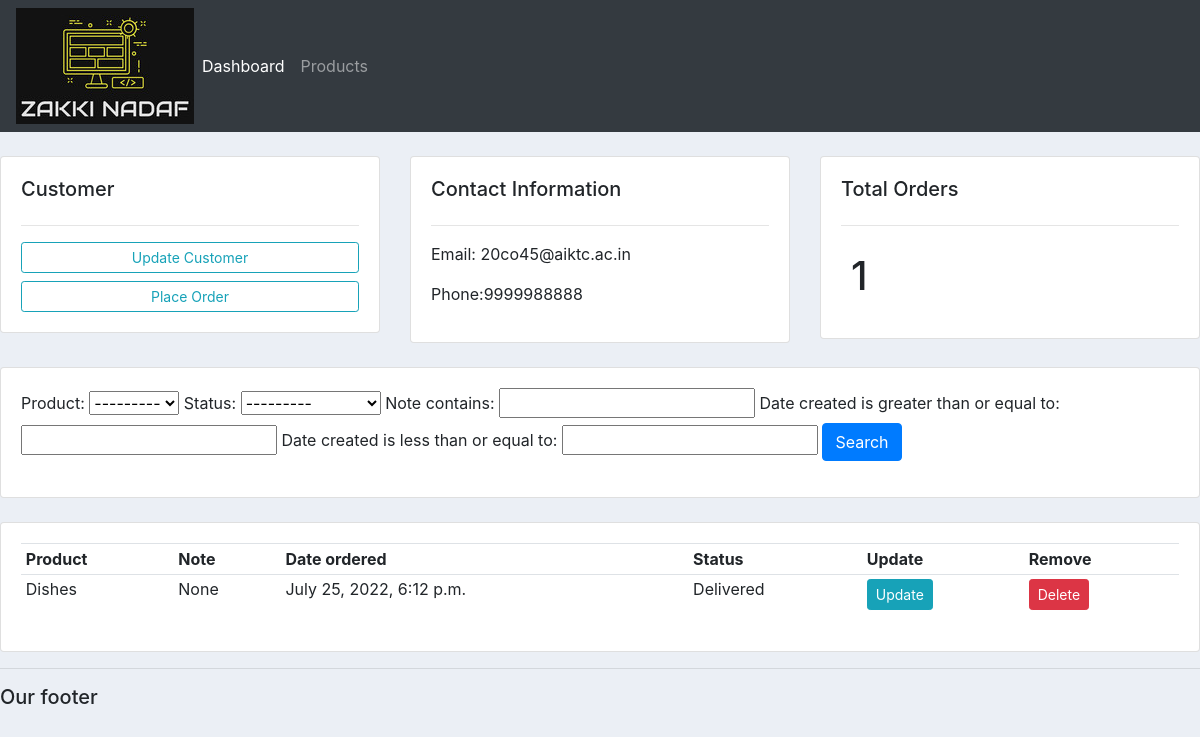
Before: /customer/1/ with the older database file.
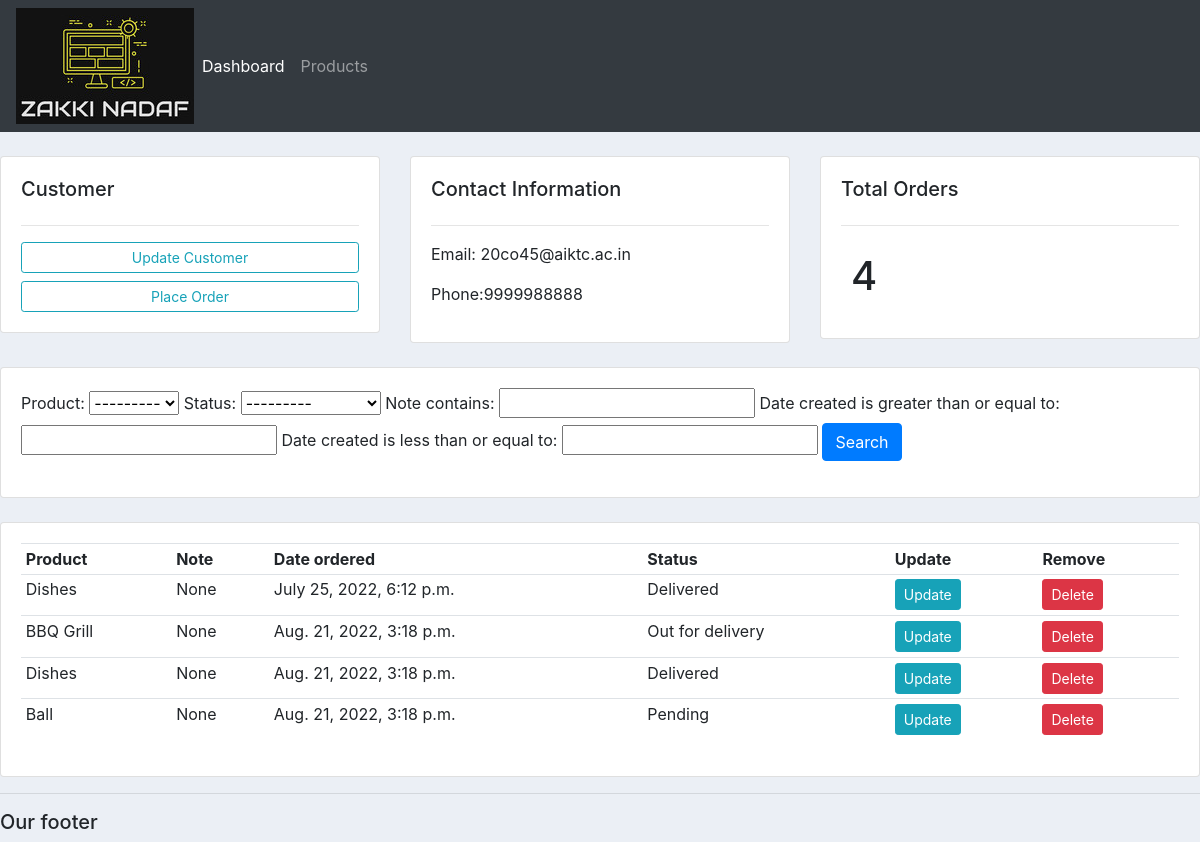
After: the same page with the newer database file.
### accounts/models.py (models this page shows, shortened)
class Order(models.Model):
    STATUS=(
        ('Pending','Pending'),
        ('Out for delivery','Out for delivery'),
        ('Delivered','Delivered'),
    )
    customer=models.ForeignKey(Customer,null=True,on_delete=models.SET_NULL)
    product=models.ForeignKey(Product,null=True,on_delete=models.SET_NULL)
    date_created=models.DateTimeField(auto_now_add=True,null=True)
    status=models.CharField(max_length=200,null=True,choices=STATUS)
    note=models.CharField(max_length=1000,null=True)

class Product(models.Model):
    CATEGORY=(
        ('Indoor','Indoor'),
        ('Outdoor','Outdoor'),
    )
    name=models.CharField(max_length=200,null=True)
    price=models.FloatField(null=True)
    category=models.CharField(max_length=200,null=True,choices=CATEGORY)
    discription=models.CharField(max_length=200,null=True,blank=True)
    date_created=models.DateTimeField(auto_now_add=True,null=True)
    tags=models.ManyToManyField(Tag)
    def __str__(self):
        return self.name

### accounts/views.py (the view)
# urls.py: path('customer/<str:pk_test>/', views.customer,name="customer"),
def customer(request,pk_test):
    customer=Customer.objects.get(id=pk_test)
    orders=customer.order_set.all()
    order_count=orders.count()
    myFilter=OrderFilter(request.GET,queryset=orders)
    orders=myFilter.qs
    context={'customer':customer,'orders':orders,'order_count':order_count,'myFilter':myFilter}
    return render(request,'accounts/customer.html',context)

### accounts/templates/accounts/customer.html
{%  extends 'accounts/main.html' %}
{% block content %}
<br>
<div class="row">
    <div class="col-md">
        <div class="card card-body">
            <h5>Customer</h5>
            <hr>
            <a class="btn btn-outline-info btn-sm btn-block" href="">Update Customer</a>
            <a class="btn btn-outline-info btn-sm btn-block" href="{% url 'create_order' customer.id %}">Place Order</a>
        </div>
    </div>
    <div class="col-md">
        <div class="card card-body">
            <h5>Contact Information</h5>
            <hr>
            <p>Email: {{customer.email}}</p>
            <p>Phone:{{customer.phone}}</p>
        </div>
    </div>
    <div class="col-md">
        <div class="card card-body">
            <h5>Total Orders</h5>
            <hr>
            <h1 style="text-align:centre;padding:10px">{{order_count}}</h1>
        </div>
    </div>
</div>
<br>
<div class="row">
    <div class="col">
        <div class="card card-body">
            <form method="get">
                {{myFilter.form}}
                <button class="btn btn-primary" type="submit">Search</button>
            </form>
        </div>
    </div>
</div>
<br>
<div class="row">
    <div class="col-md">
        <div class="card card-body">
            <table class="table table-sm">
                <tr>
                    <th>Product</th>
                    <th>Note</th>
                    <th>Date ordered</th>
                    <th>Status</th>
                    <th>Update</th>
                    <th>Remove</th>
                </tr>
                {% for order in orders %}
                <tr>
                    <td>{{order.product}}</td>
                    <td>{{order.note}}</td>
                    <td>{{order.date_created}}</td>
                    <td>{{order.status}}</td>
                    <td><a class="btn btn-sm btn-info" href="{% url 'update_order' order.id %}">Update</a></td>
                    <td><a class="btn btn-sm btn-danger" href="{% url 'delete_order' order.id %}">Delete</a></td>
                </tr>
                {% endfor %}
            </table>
        </div>
    </div>
</div>
{% endblock %}

Changed rows visible on the page:
added Order: product "BBQ Grill", note "None", date_created "Aug. 21, 2022, 3:18 p.m.", status "Out for delivery"
added Order: product "Dishes", note "None", date_created "Aug. 21, 2022, 3:18 p.m.", status "Delivered"
added Order: product "Ball", note "None", date_created "Aug. 21, 2022, 3:18 p.m.", status "Pending"
Other visible differences:
{{ order_count }}: "1" → "4"
